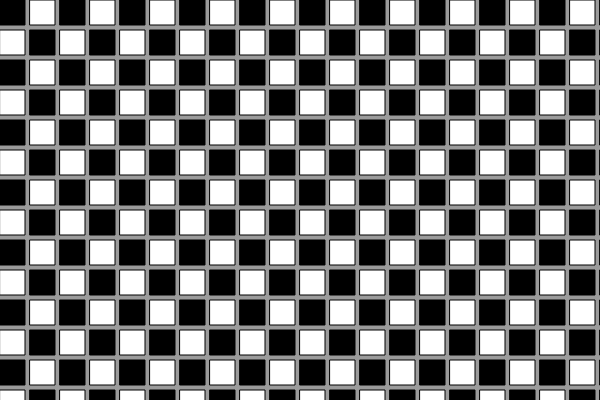
Frame 1 (no input)
Frame 60 (no input): identical to frame 1, image omitted
Frame 120 (the mouse pressed at the canvas centre since frame 60): identical to frame 1, image omitted

The p5.js sketch that drew this single still picture (run headless with seeded random() and noise() and a simulated clock; from frame 60 on, the mouse is pressed at the canvas centre):

// p5.js sketch
// ── sketch.js
let mycolor;

function setup() {
  createCanvas(600, 400);
  mycolor = random([0,255]);
}

function draw() {
  background(155);
 

  for (var x = 0; x <= width; x += 30) {
    for (var y = 0; y <= height; y += 30) {
      // fill(random(0), 0, random(0));
      let choicex = (x/30) % 2;
      let choicey = (y/30) % 2;
      // console.log('choicex',choicex,'choicey',choicey);
      // if (choicex == 1)  {
      // if (choicex == 1 && choicey == 1) {
      if (choicex == choicey) {
        fill(0);
      }
      else {
        fill(255);
      }
      // fill(mycolor);
      rect(x, y, 25, 25);
    }
  }
}


// Nested Loops
// Code! Programming with p5.js
// The Coding Train / Daniel Shiffman
// https://thecodingtrain.com/beginners/p5js/4.2-nested-loops.html
// https://youtu.be/1c1_TMdf8b8
// https://editor.p5js.org/codingtrain/sketches/nxJTfiJd
